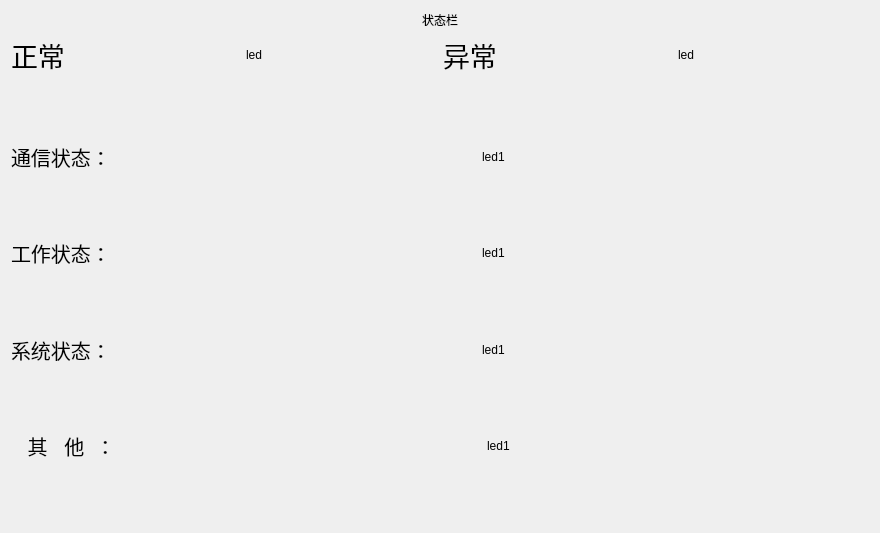
<?xml version="1.0" encoding="UTF-8"?>
<ui version="4.0">
 <class>Alarm</class>
 <widget class="QWidget" name="Alarm">
  <property name="geometry">
   <rect>
    <x>0</x>
    <y>0</y>
    <width>880</width>
    <height>533</height>
   </rect>
  </property>
  <property name="windowTitle">
   <string>Form</string>
  </property>
  <layout class="QVBoxLayout" name="verticalLayout_2">
   <item>
    <widget class="QLabel" name="label_6">
     <property name="autoFillBackground">
      <bool>false</bool>
     </property>
     <property name="text">
      <string>状态栏</string>
     </property>
     <property name="alignment">
      <set>Qt::AlignCenter</set>
     </property>
    </widget>
   </item>
   <item>
    <layout class="QVBoxLayout" name="verticalLayout">
     <item>
      <layout class="QHBoxLayout" name="horizontalLayout_4">
       <item>
        <widget class="QLabel" name="label_5">
         <property name="font">
          <font>
           <pointsize>20</pointsize>
          </font>
         </property>
         <property name="text">
          <string>正常</string>
         </property>
        </widget>
       </item>
       <item>
        <spacer name="horizontalSpacer_7">
         <property name="orientation">
          <enum>Qt::Horizontal</enum>
         </property>
         <property name="sizeHint" stdset="0">
          <size>
           <width>40</width>
           <height>20</height>
          </size>
         </property>
        </spacer>
       </item>
       <item>
        <widget class="QLabel" name="label_led_4">
         <property name="text">
          <string>led</string>
         </property>
        </widget>
       </item>
       <item>
        <spacer name="horizontalSpacer_8">
         <property name="orientation">
          <enum>Qt::Horizontal</enum>
         </property>
         <property name="sizeHint" stdset="0">
          <size>
           <width>40</width>
           <height>20</height>
          </size>
         </property>
        </spacer>
       </item>
       <item>
        <widget class="QLabel" name="label_7">
         <property name="font">
          <font>
           <pointsize>20</pointsize>
          </font>
         </property>
         <property name="text">
          <string>异常</string>
         </property>
        </widget>
       </item>
       <item>
        <spacer name="horizontalSpacer_10">
         <property name="orientation">
          <enum>Qt::Horizontal</enum>
         </property>
         <property name="sizeHint" stdset="0">
          <size>
           <width>40</width>
           <height>20</height>
          </size>
         </property>
        </spacer>
       </item>
       <item>
        <widget class="QLabel" name="label_led_5">
         <property name="text">
          <string>led</string>
         </property>
        </widget>
       </item>
       <item>
        <spacer name="horizontalSpacer_9">
         <property name="orientation">
          <enum>Qt::Horizontal</enum>
         </property>
         <property name="sizeHint" stdset="0">
          <size>
           <width>40</width>
           <height>20</height>
          </size>
         </property>
        </spacer>
       </item>
      </layout>
     </item>
     <item>
      <spacer name="verticalSpacer">
       <property name="orientation">
        <enum>Qt::Vertical</enum>
       </property>
       <property name="sizeHint" stdset="0">
        <size>
         <width>20</width>
         <height>40</height>
        </size>
       </property>
      </spacer>
     </item>
     <item>
      <layout class="QHBoxLayout" name="horizontalLayout">
       <item>
        <widget class="QLabel" name="label">
         <property name="font">
          <font>
           <pointsize>15</pointsize>
          </font>
         </property>
         <property name="text">
          <string>通信状态：</string>
         </property>
        </widget>
       </item>
       <item>
        <spacer name="horizontalSpacer_4">
         <property name="orientation">
          <enum>Qt::Horizontal</enum>
         </property>
         <property name="sizeHint" stdset="0">
          <size>
           <width>40</width>
           <height>20</height>
          </size>
         </property>
        </spacer>
       </item>
       <item>
        <widget class="QLabel" name="communicate_led">
         <property name="text">
          <string>led1</string>
         </property>
        </widget>
       </item>
       <item>
        <spacer name="horizontalSpacer">
         <property name="orientation">
          <enum>Qt::Horizontal</enum>
         </property>
         <property name="sizeHint" stdset="0">
          <size>
           <width>40</width>
           <height>20</height>
          </size>
         </property>
        </spacer>
       </item>
      </layout>
     </item>
     <item>
      <spacer name="verticalSpacer_2">
       <property name="orientation">
        <enum>Qt::Vertical</enum>
       </property>
       <property name="sizeHint" stdset="0">
        <size>
         <width>20</width>
         <height>40</height>
        </size>
       </property>
      </spacer>
     </item>
     <item>
      <layout class="QHBoxLayout" name="horizontalLayout_2">
       <item>
        <widget class="QLabel" name="label_2">
         <property name="font">
          <font>
           <pointsize>15</pointsize>
          </font>
         </property>
         <property name="text">
          <string>工作状态：</string>
         </property>
        </widget>
       </item>
       <item>
        <spacer name="horizontalSpacer_5">
         <property name="orientation">
          <enum>Qt::Horizontal</enum>
         </property>
         <property name="sizeHint" stdset="0">
          <size>
           <width>40</width>
           <height>20</height>
          </size>
         </property>
        </spacer>
       </item>
       <item>
        <widget class="QLabel" name="work_led">
         <property name="text">
          <string>led1</string>
         </property>
        </widget>
       </item>
       <item>
        <spacer name="horizontalSpacer_2">
         <property name="orientation">
          <enum>Qt::Horizontal</enum>
         </property>
         <property name="sizeHint" stdset="0">
          <size>
           <width>40</width>
           <height>20</height>
          </size>
         </property>
        </spacer>
       </item>
      </layout>
     </item>
     <item>
      <spacer name="verticalSpacer_3">
       <property name="orientation">
        <enum>Qt::Vertical</enum>
       </property>
       <property name="sizeHint" stdset="0">
        <size>
         <width>20</width>
         <height>40</height>
        </size>
       </property>
      </spacer>
     </item>
     <item>
      <layout class="QHBoxLayout" name="horizontalLayout_3">
       <item>
        <widget class="QLabel" name="label_3">
         <property name="font">
          <font>
           <pointsize>15</pointsize>
          </font>
         </property>
         <property name="text">
          <string>系统状态：</string>
         </property>
        </widget>
       </item>
       <item>
        <spacer name="horizontalSpacer_6">
         <property name="orientation">
          <enum>Qt::Horizontal</enum>
         </property>
         <property name="sizeHint" stdset="0">
          <size>
           <width>40</width>
           <height>20</height>
          </size>
         </property>
        </spacer>
       </item>
       <item>
        <widget class="QLabel" name="system_led">
         <property name="text">
          <string>led1</string>
         </property>
        </widget>
       </item>
       <item>
        <spacer name="horizontalSpacer_3">
         <property name="orientation">
          <enum>Qt::Horizontal</enum>
         </property>
         <property name="sizeHint" stdset="0">
          <size>
           <width>40</width>
           <height>20</height>
          </size>
         </property>
        </spacer>
       </item>
      </layout>
     </item>
     <item>
      <spacer name="verticalSpacer_4">
       <property name="orientation">
        <enum>Qt::Vertical</enum>
       </property>
       <property name="sizeHint" stdset="0">
        <size>
         <width>20</width>
         <height>40</height>
        </size>
       </property>
      </spacer>
     </item>
     <item>
      <layout class="QHBoxLayout" name="horizontalLayout_5">
       <item>
        <widget class="QLabel" name="label_4">
         <property name="font">
          <font>
           <pointsize>15</pointsize>
          </font>
         </property>
         <property name="text">
          <string>   其   他  ： </string>
         </property>
        </widget>
       </item>
       <item>
        <spacer name="horizontalSpacer_11">
         <property name="orientation">
          <enum>Qt::Horizontal</enum>
         </property>
         <property name="sizeHint" stdset="0">
          <size>
           <width>40</width>
           <height>20</height>
          </size>
         </property>
        </spacer>
       </item>
       <item>
        <widget class="QLabel" name="ohter_led">
         <property name="text">
          <string>led1</string>
         </property>
        </widget>
       </item>
       <item>
        <spacer name="horizontalSpacer_12">
         <property name="orientation">
          <enum>Qt::Horizontal</enum>
         </property>
         <property name="sizeHint" stdset="0">
          <size>
           <width>40</width>
           <height>20</height>
          </size>
         </property>
        </spacer>
       </item>
      </layout>
     </item>
     <item>
      <spacer name="verticalSpacer_5">
       <property name="orientation">
        <enum>Qt::Vertical</enum>
       </property>
       <property name="sizeHint" stdset="0">
        <size>
         <width>20</width>
         <height>40</height>
        </size>
       </property>
      </spacer>
     </item>
    </layout>
   </item>
  </layout>
 </widget>
 <resources/>
 <connections/>
</ui>
